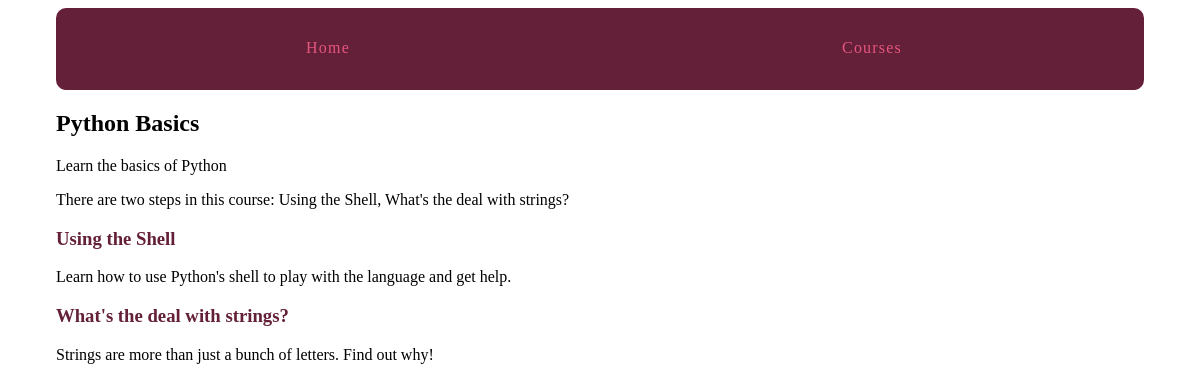
The page /courses/1/ on the database its author committed.
### courses/models.py (models this page shows, shortened)
class Course(models.Model):
    created_at = models.DateTimeField(auto_now_add=True)
    title = models.CharField(max_length=255)
    description = models.TextField()

class Step(models.Model):
    title = models.CharField(max_length=255)
    description = models.TextField()
    content = models.TextField(blank=True, default='')
    order = models.IntegerField(default=0)
    course = models.ForeignKey(Course)
    class Meta:
        ordering = ['order',]
    def __str__(self):
        return self.title

### courses/views.py (the view)
# urls.py: url(r'(?P<pk>\d+)/$', views.course_detail, name='detail'),
def course_detail(request, pk):
    course = get_object_or_404(Course, pk=pk)
    return render(request, 'courses/course_detail.html', {'course': course})

### courses/templates/courses/course_detail.html (shortened to what this page needs)
{% extends "layout.html" %}
{% load humanize %}
{% block content %}
<article>
    <h2>{{ course.title }}</h2>
    {{ course.description }}
  <p> There are {{ course.step_set.count|apnumber}} step{{ course.step_set.count|pluralize }} in this course: {{ course.step_set.all |join:", " }}</p>
    <section>
        {% for step in course.step_set.all %}
            <h3>
                <a href="{% url 'courses:step' course_pk=step.course.pk step_pk=step.pk %}">{{ step.title }}</a>
            </h3>
            {{ step.description }}
        {% endfor %}
    </section>
</article>
{% endblock %}

### assets/css/layout.css (style rules this page uses)
html { box-sizing: border-box; }
*, *::after, *::before { box-sizing: inherit; }
article h2 a, article h3 a { color: #642039; text-decoration: none; }

### rows shown on the page
Course: title "Python Basics", description "Learn the basics of Python", step_set.count|apnumber "two", step_set.all "Using the Shell, What's the deal with strings?"
Step: title "Using the Shell", description "Learn how to use Python's shell to play with the language and get help."
Step: title "What's the deal with strings?", description "Strings are more than just a bunch of letters. Find out why!"
